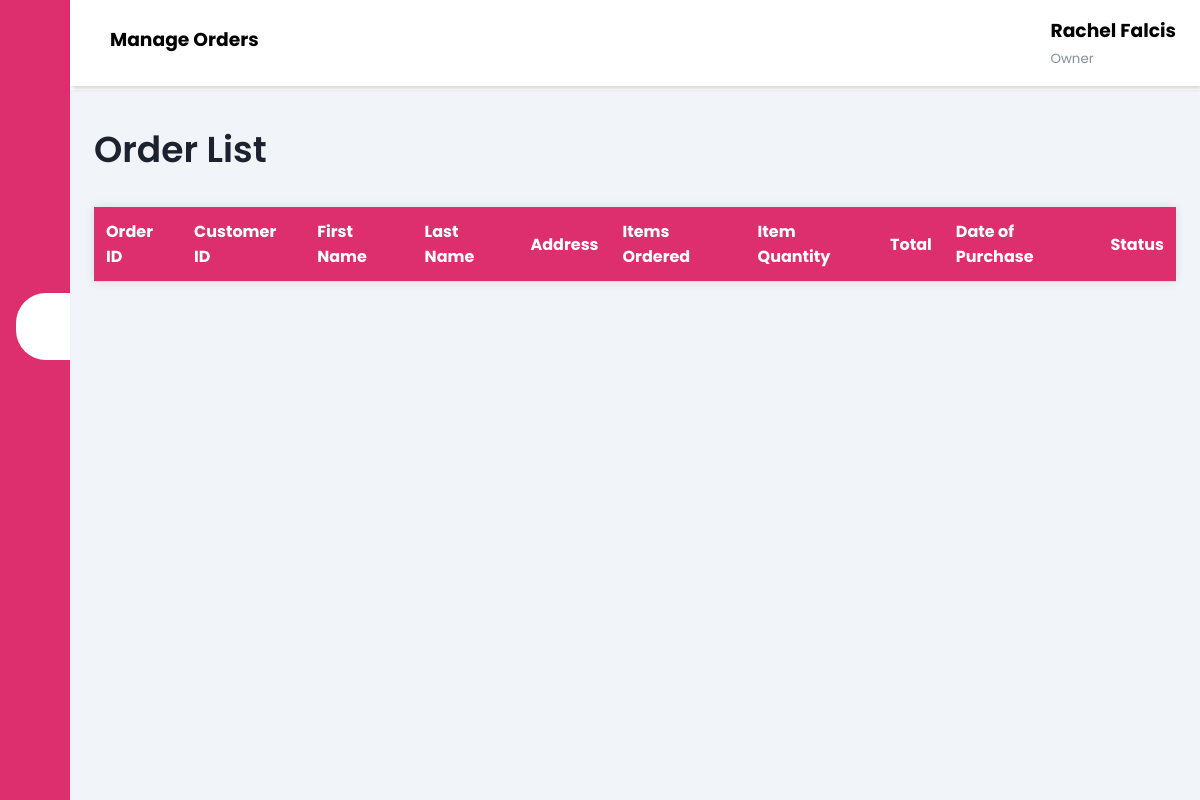
/pages/owner_orders.php (signed in), run on an earlier commit of the app's database.
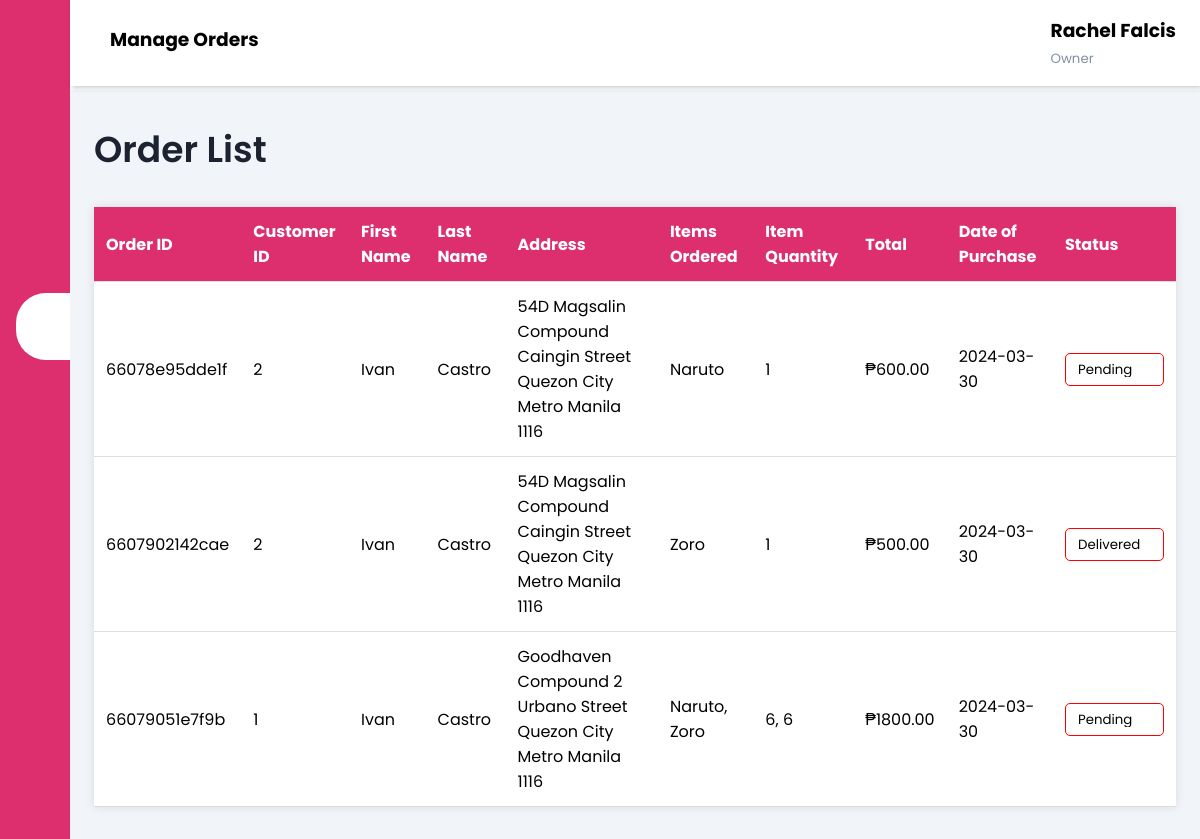
And on a later commit of the database.
### tables this page shows
CREATE TABLE `orders` (
  `order_id` varchar(36) NOT NULL,
  `customer_id` int(11) DEFAULT NULL,
  `firstname` varchar(255) DEFAULT NULL,
  `lastname` varchar(255) DEFAULT NULL,
  `address` text DEFAULT NULL,
  `items_ordered` text DEFAULT NULL,
  `item_quantity` text DEFAULT NULL,
  `total` decimal(10,2) DEFAULT NULL,
  `date_of_purchase` date DEFAULT NULL,
  `status` enum('Pending','Processing','Shipped','Delivered') NOT NULL DEFAULT 'Pending'
);

### pages/owner_orders.php (the view, shortened to what this page needs)
<!DOCTYPE html>
<html lang="en">
<head>
    <link rel="stylesheet" href="../css/dashboard.css">
    <link rel="stylesheet" href="https://maxst.icons8.com/vue-static/landings/line-awesome/line-awesome/1.3.0/css/line-awesome.min.css">
</head>
<body>
    <?php
    if (isset($_SESSION['firstname'])) {
        $firstname = $_SESSION['firstname'];
    } else {
        header("Location: login_page.php");
        exit();
    }
    if (isset($_SESSION['lastname'])) {
        $lastname = $_SESSION['lastname'];
    } else {
        header("Location: login_page.php");
        exit();
    }
    ?>
    <div class="sidebar <?php echo $_SESSION['nav_toggle'] ? 'open' : ''; ?>">
        <div class="sidebar-brand">
        </div>
        <div class="sidebar-menu">
            <ul>
                <li>
                    <a href="owner_dashboard.php"><span class="las la-igloo"></span>
                        <span>Owner Dashboard</span></a>
                </li>
                <li>
                    <a href="owner_view_customers.php"><span class="las la-users"></span>
                        <span>Customers</span></a>
                </li>
                <li>
                    <a href="owner_item_homepage.php"><span class="las la-shopping-basket"></span>
                        <span>Items</span></a>
                </li>
                <li>
                    <a href="owner_orders.php" class="active"><span class="las la-shopping-bag"></span>
                        <span>Orders</span></a>
                </li>
                <li>
                    <a href=""><span class="las la-chart-line"></span>
                        <span>Report</span></a>
                </li>
                <li>
                    <a href="manage_employees.php" class=""><span class="las la-user-circle"></span>
                        <span>Manage Employee</span></a>
                </li>
                <li>
                    <a href="owner_featured.php"><span class="las la-tasks"></span>
                        <span>Manage Content</span></a>
                </li>
                <li>
                    <a href="#" onclick="openLogoutPopup(); return false;"><span class="las la-sign-out-alt"></span>
                        <span>Logout</span></a>
                </li>
            </ul>
        </div>
    </div>
    <div class="main-content">
        <header>
            <h3>
                <label for="nav-toggle">
                    <span class="las la-bars"></span>
                </label>
                Manage Orders
            </h3>
            <div class="user-wrapper">
                <div>
                    <div>
                        <h3><?php echo $firstname . " " . $lastname; ?></h3>
                        <small>Owner</small>
                    </div>
                </div>
            </div>
        </header>
        <main>
            <div class="head-title">
                <div class="left">
                    <h3>Order List</h3>
                </div>
            </div>
            <div class="table">
                <table class="table">
                    <thead>
                        <tr>
                            <th>Order ID</th>
                            <th>Customer ID</th>
                            <th>First Name</th>
                            <th>Last Name</th>
                            <th>Address</th>
                            <th>Items Ordered</th>
                            <th>Item Quantity</th>
                            <th>Total</th>
                            <th>Date of Purchase</th>
                            <th>Status</th>
                        </tr>
                    </thead>
                    <tbody>
                        <?php
                        include('../database/db_yeokart.php');
                        $select_query = "SELECT `order_id`, `customer_id`, `firstname`, `lastname`, `address`, `items_ordered`, `item_quantity`, `total`, `date_of_purchase`, `status` FROM `orders` WHERE 1";
                        $result_query = mysqli_query($con, $select_query);
                        while ($row = mysqli_fetch_assoc($result_query)) {
                            echo '<tr id="order-row-' . $row['order_id'] . '">';
                            echo "<td>" . $row['order_id'] . "</td>";
                            echo "<td>" . $row['customer_id'] . "</td>";
                            echo "<td>" . $row['firstname'] . "</td>";
                            echo "<td>" . $row['lastname'] . "</td>";
                            echo "<td>" . $row['address'] . "</td>";
                            echo "<td>" . $row['items_ordered'] . "</td>";
                            echo "<td>" . $row['item_quantity'] . "</td>";
                            echo "<td>₱" . $row['total'] . "</td>";
                            echo "<td>" . $row['date_of_purchase'] . "</td>";
                            echo "<td>";
                            echo '<div class="button-class">';
                            echo '<select class="orderStatusSelect" onchange="updateOrderStatus(this.value, \'' . $row['order_id'] . '\')">';
                            include('../database/db_yeokart.php');
                            $status_query = "SHOW COLUMNS FROM `orders` LIKE 'status'";
                            $status_result = mysqli_query($con, $status_query);
                            $status_row = mysqli_fetch_assoc($status_result);
                            preg_match("/^enum\(\'(.*)\'\)$/", $status_row['Type'], $matches);
                            $status_enum_values = explode("','", $matches[1]);
                            foreach ($status_enum_values as $value) {
                                echo '<option value="' . $value . '" ' . ($row['status'] == $value ? 'selected' : '') . '>' . $value . '</option>';
                            }
                            echo '</select>';
                            echo '</div>';
                            echo "</td>";
                            echo "</tr>";
                        }
                        ?>
                    </tbody>
                </table>
            </div>
        </main>
</body>
</html>

### css/dashboard.css (style rules this page uses)
:root { --main-color: #DD2F6E; --dark-color:#d11c49; --color-dark: #1D2231; --text-grey: #8390A2; }
* { padding: 0; margin: 0; box-sizing: border-box; list-style-type: none; text-decoration: none; font-family: 'Poppins', sans-serif; }
.sidebar { width: 345px; position: fixed; left: 0; top: 0; height: 100%; background-color: var(--main-color); z-index: 100; transition: width 300ms; }
.sidebar-brand { height: 90px; padding: 1rem 0rem 1rem 2rem; color: #fff; }
.sidebar-menu { margin-top: 1rem; }
.sidebar-menu li { width: 100%; margin-bottom: 1.7rem; padding-left: 2rem; }
.sidebar-menu a { padding-left: 1rem; display: block; color: #fff; font-size: 1.1rem; }
.sidebar-menu a.active { background: #fff; padding-top: 1rem; padding-bottom: 1rem; color: var(--main-color); border-radius: 30px 0px 0px 30px; }
.sidebar-menu a span:first-child { font-size: 1.5rem; padding-right: 1rem; }
#nav-toggle:not(:checked) + .sidebar { width: 70px; }
#nav-toggle:not(:checked) + .sidebar .sidebar-brand, #nav-toggle:not(:checked) + .sidebar li { padding-left: 1rem; text-align: center; }
#nav-toggle:not(:checked) + .sidebar li a { padding-left: 0rem; }
#nav-toggle:not(:checked) ~ .main-content { margin-left: 70px; }
#nav-toggle:not(:checked) ~ .main-content header { width: calc(100% - 70px); left: 70px; }
.main-content { transition: margin-left 300ms; margin-left: 345px; }
.head-title { display: flex; align-items: center; justify-content: space-between; grid-gap: 16px; flex-wrap: wrap; }
.head-title .left h3 { font-size: 36px; font-weight: 600; margin-bottom: 10px; color: var(--color-dark) }
header { background-color: #fff; display: flex; justify-content: space-between; padding: 1rem 1.5rem; box-shadow: 2px 2px 5px rgba(0,0,0,0.2); position: fixed; left: 345px; width: calc(100% - 345px); top: 0; z-index: 100; transition: left 300ms; }
header label span { font-size: 1.7rem; padding-right: 1rem; }
.user-wrapper { display: flex; align-items: center; }
.user-wrapper small { display: inline-block; color: var(--text-grey); }
main { margin-top: 90px; padding: 2rem 1.5rem; background: #f1f5f9; min-height: calc(100vh - 90px); }
table { border-collapse: collapse; width: 100%; margin-top: 20px; box-shadow: 0 0 10px rgba(0, 0, 0, 0.1); }
th, td { padding: 12px; text-align: left; border-bottom: 1px solid #ddd; }
tr { background-color: #fff; }
th { background-color: var(--main-color); color: #fff; }
.button-class { display: flex; justify-content: space-around; }
select { appearance: none; -webkit-appearance: none; -moz-appearance: none; padding: 8px 12px; border: 1px solid #ccc; border-radius: 5px; background-color: #fff; cursor: pointer; }
option { background-color: #fff; color: #333; }

What changed in the data, as far as the page shows it:
added orders: order_id "66078e95dde1f", customer "2", firstname "Ivan", lastname "Castro", address "54D Magsalin Compound Caingin Street Quezon City Metro Manila 1116", items_ordered "Naruto", item_quantity "1", total "600.00", date_of_purchase "2024-03-30", status+order_id "Pending"
added orders: order_id "6607902142cae", customer "2", firstname "Ivan", lastname "Castro", address "54D Magsalin Compound Caingin Street Quezon City Metro Manila 1116", items_ordered "Zoro", item_quantity "1", total "500.00", date_of_purchase "2024-03-30", status+order_id "Delivered"
added orders: order_id "66079051e7f9b", customer "1", firstname "Ivan", lastname "Castro", address "Goodhaven Compound 2 Urbano Street Quezon City Metro Manila 1116", items_ordered "Naruto, Zoro", item_quantity "6, 6", total "1800.00", date_of_purchase "2024-03-30", status+order_id "Pending"
